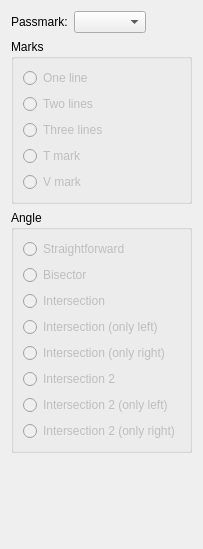
     <widget class="QWidget" name="tabPassmarks">
      <attribute name="title">
       <string>Passmarks</string>
      </attribute>
      <layout class="QVBoxLayout" name="verticalLayout_7">
       <item>
        <layout class="QFormLayout" name="formLayout_2">
         <property name="fieldGrowthPolicy">
          <enum>QFormLayout::ExpandingFieldsGrow</enum>
         </property>
         <item row="0" column="0">
          <widget class="QLabel" name="label">
           <property name="text">
            <string>Passmark:</string>
           </property>
          </widget>
         </item>
         <item row="0" column="1">
          <widget class="QComboBox" name="comboBoxPassmarks"/>
         </item>
        </layout>
       </item>
       <item>
        <widget class="QGroupBox" name="groupBoxMarkType">
         <property name="enabled">
          <bool>true</bool>
         </property>
         <property name="title">
          <string>Marks</string>
         </property>
         <layout class="QVBoxLayout" name="verticalLayout_6">
          <item>
           <widget class="QRadioButton" name="radioButtonOneLine">
            <property name="enabled">
             <bool>false</bool>
            </property>
            <property name="text">
             <string>One line</string>
            </property>
            <attribute name="buttonGroup">
             <string notr="true">buttonGroupMarkType</string>
            </attribute>
           </widget>
          </item>
          <item>
           <widget class="QRadioButton" name="radioButtonTwoLines">
            <property name="enabled">
             <bool>false</bool>
            </property>
            <property name="text">
             <string>Two lines</string>
            </property>
            <attribute name="buttonGroup">
             <string notr="true">buttonGroupMarkType</string>
            </attribute>
           </widget>
          </item>
          <item>
           <widget class="QRadioButton" name="radioButtonThreeLines">
            <property name="enabled">
             <bool>false</bool>
            </property>
            <property name="text">
             <string>Three lines</string>
            </property>
            <attribute name="buttonGroup">
             <string notr="true">buttonGroupMarkType</string>
            </attribute>
           </widget>
          </item>
          <item>
           <widget class="QRadioButton" name="radioButtonTMark">
            <property name="enabled">
             <bool>false</bool>
            </property>
            <property name="text">
             <string>T mark</string>
            </property>
            <attribute name="buttonGroup">
             <string notr="true">buttonGroupMarkType</string>
            </attribute>
           </widget>
          </item>
          <item>
           <widget class="QRadioButton" name="radioButtonVMark">
            <property name="enabled">
             <bool>false</bool>
            </property>
            <property name="text">
             <string>V mark</string>
            </property>
            <attribute name="buttonGroup">
             <string notr="true">buttonGroupMarkType</string>
            </attribute>
           </widget>
          </item>
         </layout>
        </widget>
       </item>
       <item>
        <widget class="QGroupBox" name="groupBoxAngleType">
         <property name="title">
          <string>Angle</string>
         </property>
         <layout class="QVBoxLayout" name="verticalLayout_5">
          <item>
           <widget class="QRadioButton" name="radioButtonStraightforward">
            <property name="enabled">
             <bool>false</bool>
            </property>
            <property name="text">
             <string>Straightforward</string>
            </property>
            <attribute name="buttonGroup">
             <string notr="true">buttonGroupAngleType</string>
            </attribute>
           </widget>
          </item>
          <item>
           <widget class="QRadioButton" name="radioButtonBisector">
            <property name="enabled">
             <bool>false</bool>
            </property>
            <property name="text">
             <string>Bisector</string>
            </property>
            <attribute name="buttonGroup">
             <string notr="true">buttonGroupAngleType</string>
            </attribute>
           </widget>
          </item>
          <item>
           <widget class="QRadioButton" name="radioButtonIntersection">
            <property name="enabled">
             <bool>false</bool>
            </property>
            <property name="toolTip">
             <string>Select if need designate the corner point as a passmark</string>
            </property>
            <property name="text">
             <string>Intersection</string>
            </property>
            <attribute name="buttonGroup">
             <string notr="true">buttonGroupAngleType</string>
            </attribute>
           </widget>
          </item>
          <item>
           <widget class="QRadioButton" name="radioButtonIntersectionOnlyLeft">
            <property name="enabled">
             <bool>false</bool>
            </property>
            <property name="toolTip">
             <string>Select if need designate the corner point as a passmark. Show only left passmark.</string>
            </property>
            <property name="text">
             <string>Intersection (only left)</string>
            </property>
            <attribute name="buttonGroup">
             <string notr="true">buttonGroupAngleType</string>
            </attribute>
           </widget>
          </item>
          <item>
           <widget class="QRadioButton" name="radioButtonIntersectionOnlyRight">
            <property name="enabled">
             <bool>false</bool>
            </property>
            <property name="toolTip">
             <string>Select if need designate the corner point as a passmark. Show only right passmark.</string>
            </property>
            <property name="text">
             <string>Intersection (only right)</string>
            </property>
            <attribute name="buttonGroup">
             <string notr="true">buttonGroupAngleType</string>
            </attribute>
           </widget>
          </item>
          <item>
           <widget class="QRadioButton" name="radioButtonIntersection2">
            <property name="enabled">
             <bool>false</bool>
            </property>
            <property name="toolTip">
             <string>Select if need designate the corner point as a passmark</string>
            </property>
            <property name="text">
             <string>Intersection 2</string>
            </property>
            <attribute name="buttonGroup">
             <string notr="true">buttonGroupAngleType</string>
            </attribute>
           </widget>
          </item>
          <item>
           <widget class="QRadioButton" name="radioButtonIntersection2OnlyLeft">
            <property name="enabled">
             <bool>false</bool>
            </property>
            <property name="toolTip">
             <string>Select if need designate the corner point as a passmark. Show only left passmark.</string>
            </property>
            <property name="text">
             <string>Intersection 2 (only left)</string>
            </property>
            <attribute name="buttonGroup">
             <string notr="true">buttonGroupAngleType</string>
            </attribute>
           </widget>
          </item>
          <item>
           <widget class="QRadioButton" name="radioButtonIntersection2OnlyRight">
            <property name="enabled">
             <bool>false</bool>
            </property>
            <property name="toolTip">
             <string>Select if need designate the corner point as a passmark. Show only right passmark.</string>
            </property>
            <property name="text">
             <string>Intersection 2 (only right)</string>
            </property>
            <attribute name="buttonGroup">
             <string notr="true">buttonGroupAngleType</string>
            </attribute>
           </widget>
          </item>
         </layout>
        </widget>
       </item>
       <item>
        <spacer name="verticalSpacer_2">
         <property name="orientation">
          <enum>Qt::Vertical</enum>
         </property>
         <property name="sizeHint" stdset="0">
          <size>
           <width>20</width>
           <height>85</height>
          </size>
         </property>
        </spacer>
       </item>
      </layout>
     </widget>
